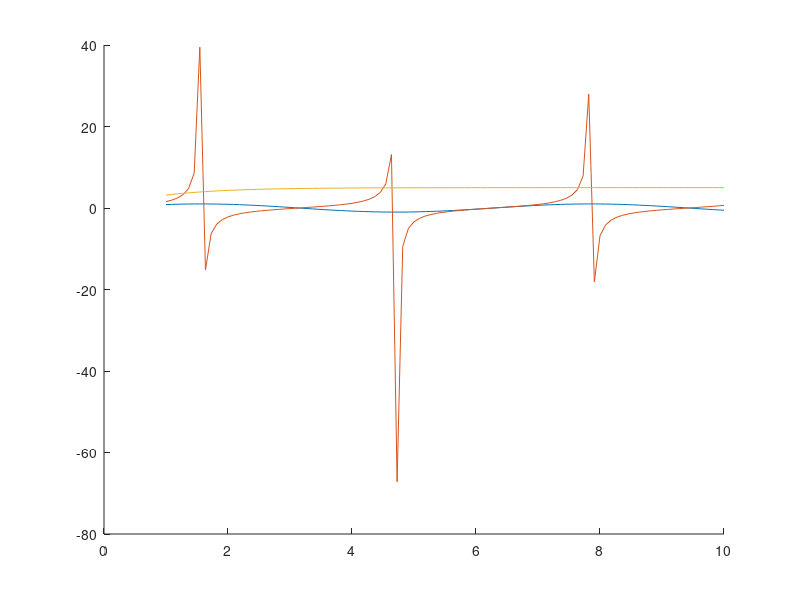

Reproduce this figure in MATLAB.
clear
clc

t = linspace(1,10,100);
y = sin(t);
y2 = tan(t);

figure(1)
hold on
plot(t,y)

plot(t,y2)

V = 5*(1 - exp(-t/1));


plot(t,V)
hold off